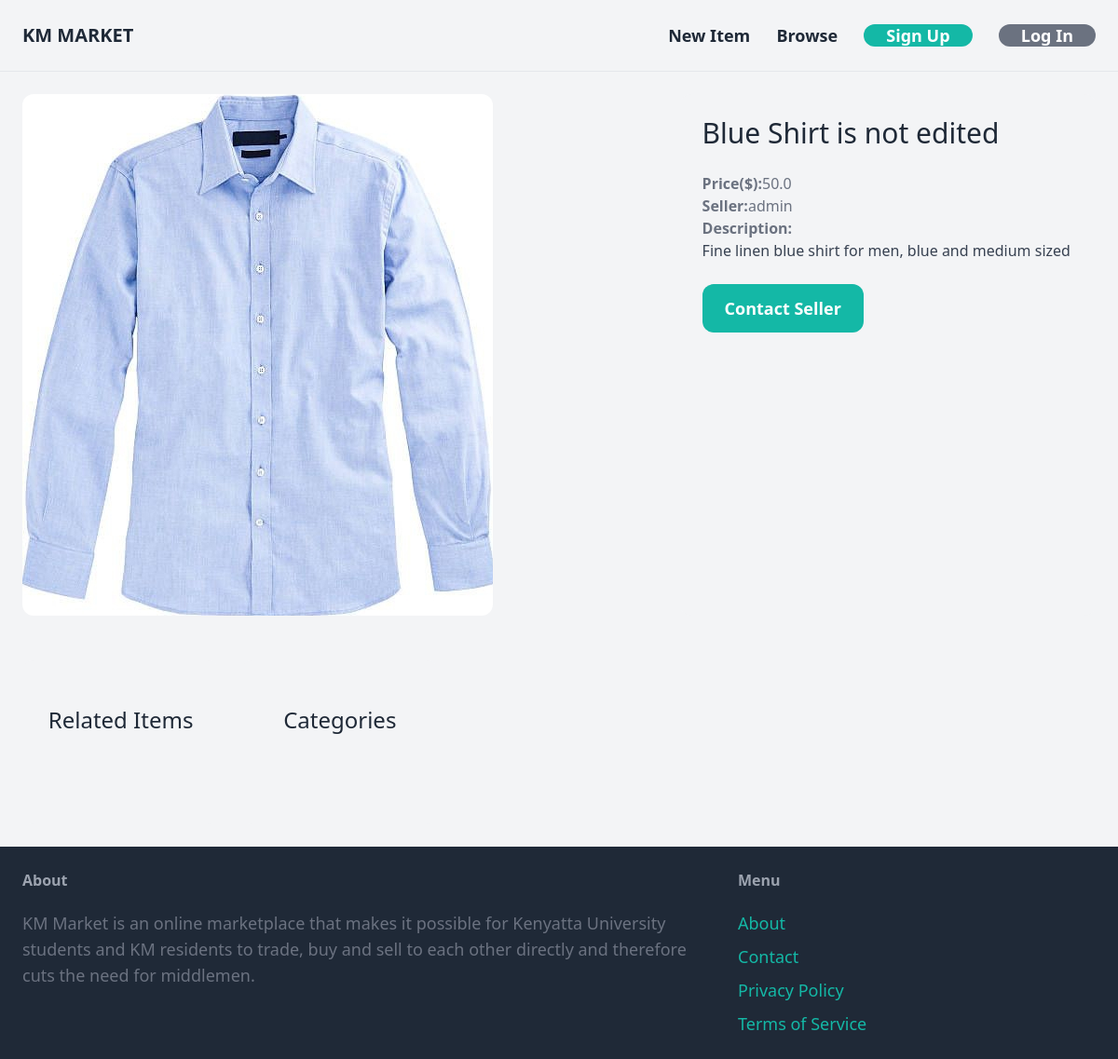
Screenshot of /items/13/ with the database file from the repository.
### item/models.py (models this page shows, shortened)
class Item(models.Model):
    category = models.ForeignKey(Category, related_name="items", on_delete=models.CASCADE)
    name = models.CharField(max_length=255, default='noname')
    description = models.TextField(blank=True, null=True)
    price = models.FloatField()
    image = models.ImageField(upload_to="item_images", blank=True, null=True)
    is_sold = models.BooleanField(default=False)
    created_by = models.ForeignKey(User, related_name='items', on_delete=models.CASCADE)
    created_at = models.DateTimeField(auto_now_add=True)

### item/views.py (the view)
# urls.py: path('<int:pk>/', views.detail, name='detail'),
def detail(request, pk):
    item = get_object_or_404(Item, pk=pk)
    related_items = Item.objects.filter(category=item.category, is_sold=False).exclude(pk=pk)[0:3]
    return render(request, 'item/detail.html',{
        'item':item,
        'related items': related_items
    }
    )

### item/templates/item/detail.html (shortened to what this page needs)
{% extends 'core/base.html' %}
{% block content %}
<div class="grid grid-cols-5 gap-6">
  <div class="col-span-3">
    <img src="{{ item.image.url }}" class="rounded-xl">
  </div>
  <div class="col-span-2 p-6 bg-gray-100 rounded-xl">
    <h1 class="mb-6 text-3xl">{{ item.name }}</h1>
    <p class="text-gray-500"><strong>Price($):</strong>{{ item.price }}</p>
    <p class="text-gray-500"><strong>Seller:</strong>{{ item.created_by.username }}</p>
    {% if item.description %}
      <p class="text-gray-700">
        <strong class="text-gray-500">Description:</strong><br>
          {{ item.description }}
      </P>
    {% endif %}
    {% if request.user == item.created_by %}
      <div class="mt-6 p-6 bg-white rounded-xl">
        <p>This is your Item!</p>
        <a href="{% url 'item:edit' item.id %}" class="inline-block mt-6 px-6 py-3 text-lg font-semibold bg-teal-500 text-white rounded-xl">Edit</a>
        <a href="{% url 'item:delete' item.id %}" class="inline-block mt-6 px-6 py-3 text-lg font-semibold bg-red-500 text-white rounded-xl">Delete</a>
      </div>
    {% else %}
      <a href="{% url 'conversation:new' item.id %}" class="inline-block mt-6 px-6 py-3 text-lg font-semibold bg-teal-500 text-white rounded-xl hover:bg-teal-700">Contact Seller</a>
    {% endif %}
  </div>
  <div class="mt-6 px-6 py-12 bg-gray-100 rounded-xl">
    <h2 class="mb-12 text-2xl text-center">Related Items</h2>
  </div>
  <div class="mt-6 px-6 py-12 bg-gray-100 rounded-xl">
    <h2 class="mb-12 text-2xl text-center">Categories</h2>
  </div>
</div>
{% endblock %}

### rows the page displays
Item: image (picture), name "Blue Shirt is not edited", price "50.0", created_by.username "admin", description "Fine linen blue shirt for men, blue and medium sized"
